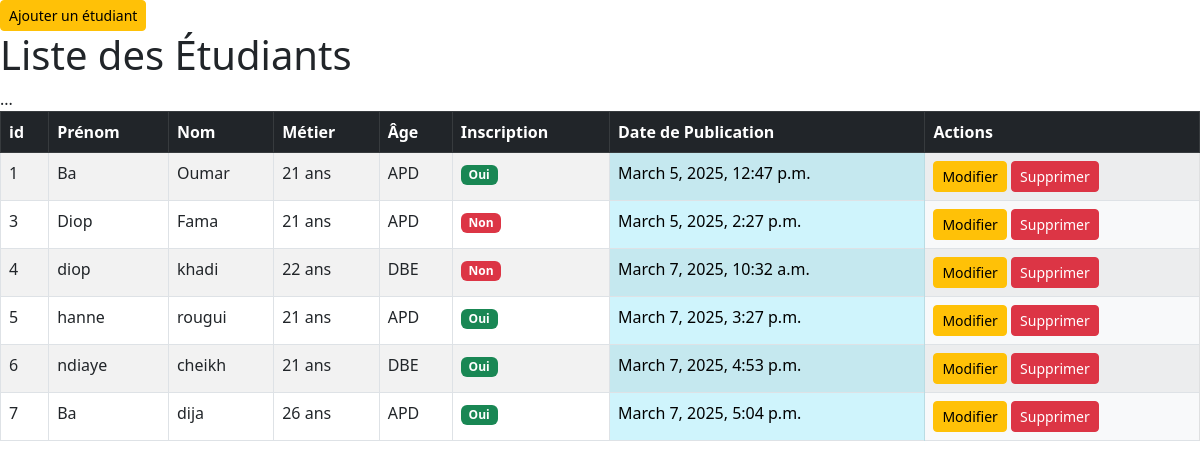
Before: /etudiants/ with the older database file.
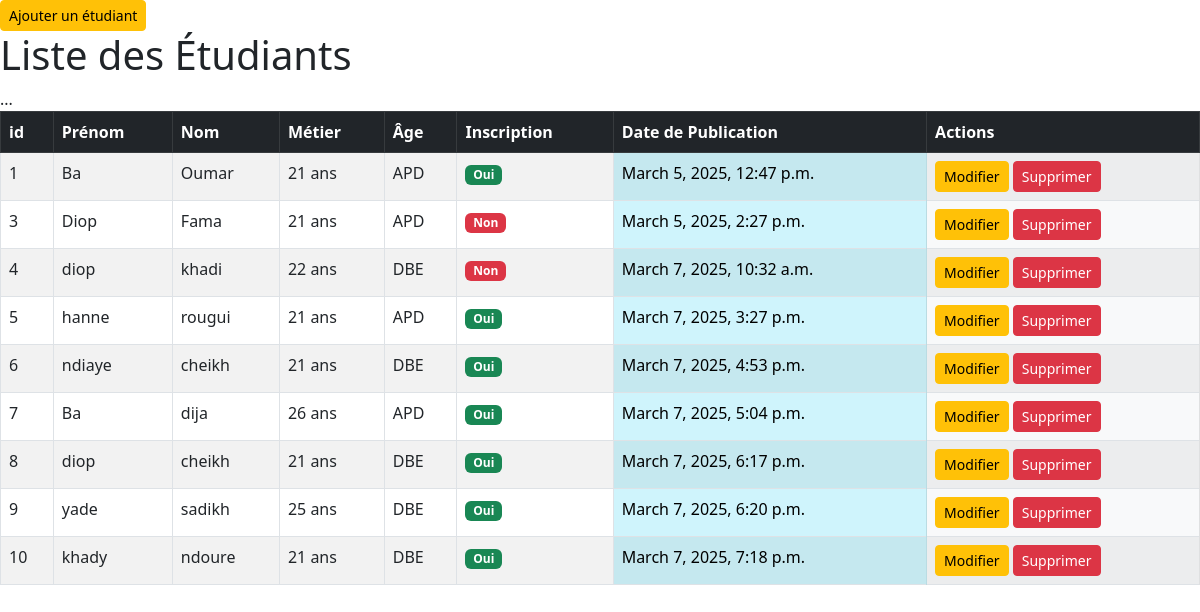
After: the same page with the newer database file.
### etudiant/models.py (models this page shows, shortened)
class	Etudiant(models.Model):
    METIERS = [('APD' , 'APD'),('DBE' ,'DBE'),('ABD' ,('ABD'))]
    nom	=	models.CharField(max_length=200)
    prenom	=	models.CharField(max_length=200)
    age = models.PositiveIntegerField()
    est_inscrit = models.BooleanField()
    metiers =   models.CharField(max_length=20,choices=METIERS)
    created_at	=	models.DateTimeField(auto_now_add=True)

### etudiant/views.py (the view)
# urls.py: path('etudiants/', liste_etudiants, name='etudiants'),
def liste_etudiants(request):
    etudiants = Etudiant.objects.all()
    return render(request, 'etudiant/etudiants.html', {'etudiants': etudiants})

### etudiant/templates/etudiant/etudiants.html (shortened to what this page needs)
<!DOCTYPE html>
<html lang="fr">
<head>
<link rel="stylesheet" href="https://cdn.jsdelivr.net/npm/bootstrap@5.3.0/dist/css/bootstrap.min.css">
</head>
<body>
    <a href="{% url 'ajouter_etudiant' %}" class="btn btn-warning btn-sm">Ajouter un étudiant</a>
    <h1>Liste des Étudiants</h1>
    <table class="table table-striped table-bordered">...
        <thead class="table-dark">
            <tr>
                <th>id</th>
                <th>Prénom</th>
                <th>Nom</th>
                <th>Métier</th>
                <th>Âge</th>
                <th>Inscription</th>
                <th>Date de Publication</th>
                <th>Actions</th>
            </tr>
        </thead>
        <tbody>
            {% for etudiant in etudiants %}
            <tr>
                <td>{{ etudiant.id }}</td>
                <td>{{ etudiant.nom }}</td>
                <td>{{ etudiant.prenom }}</td>
                <td>{{ etudiant.age }} ans</td>
                <td>{{ etudiant.metiers }}</td>
                <td>
                    {% if etudiant.est_inscrit %}
                        <span class="badge bg-success">Oui</span>
                    {% else %}
                        <span class="badge bg-danger">Non</span>
                    {% endif %}
                </td>
                <td class="table-info">{{ etudiant.created_at }}</td>
                <td class="table-light">
                    <a  href="{% url 'modifier_etudiant' etudiant.id %}"  class="btn btn-warning btn-sm">Modifier</a>
                    <a href="{% url 'supprimer_etudiant' etudiant.id %}" class="btn btn-danger btn-sm">Supprimer</a>
                </td>
            </tr>
            {% endfor %}
        </tbody>
    </table>
</body>
</html>

Changed rows visible on the page:
added Etudiant: id "8", nom "diop", prenom "cheikh", age "21", metiers "DBE", est_inscrit "Oui", created_at "March 7, 2025, 6:17 p.m."
added Etudiant: id "9", nom "yade", prenom "sadikh", age "25", metiers "DBE", est_inscrit "Oui", created_at "March 7, 2025, 6:20 p.m."
added Etudiant: id "10", nom "khady", prenom "ndoure", age "21", metiers "DBE", est_inscrit "Oui", created_at "March 7, 2025, 7:18 p.m."
